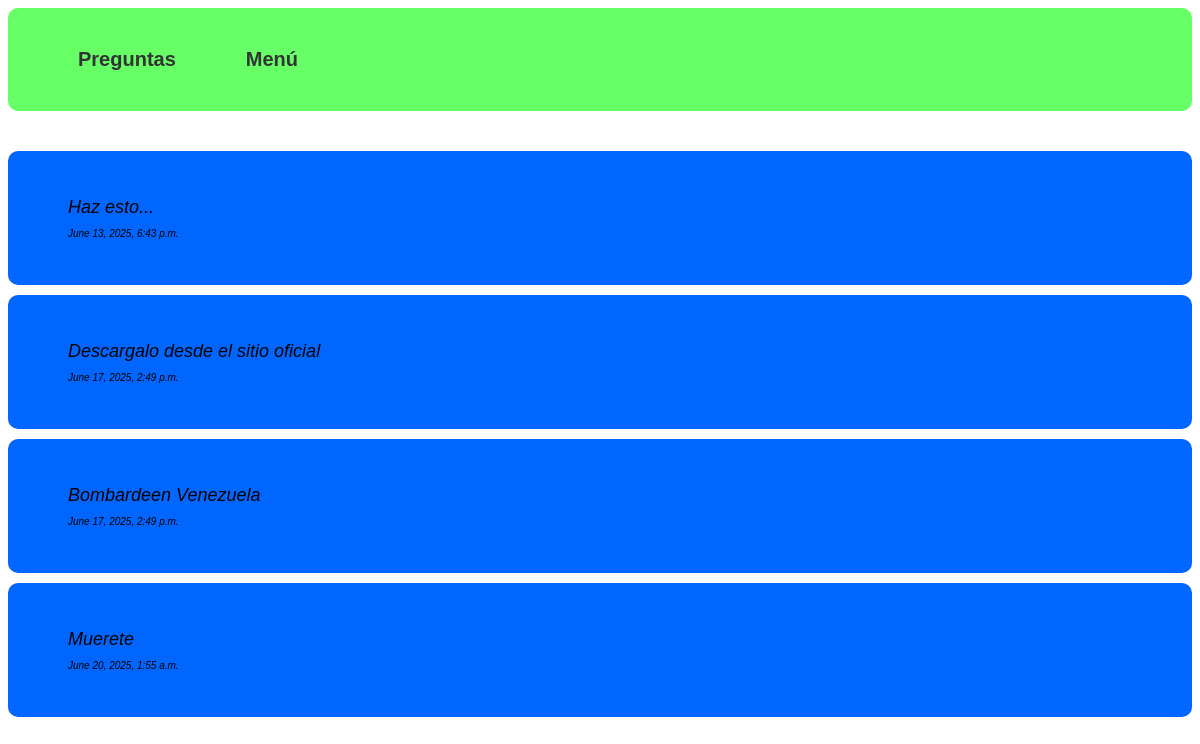
Screenshot of /questions/detalles/1/ with the database file from the repository.
### polls_app/models.py (models this page shows)
class Respuesta(models.Model):
    respuesta=models.TextField(max_length=2000,help_text="Escriba aqui su respuesta")
    fecha=models.DateTimeField(auto_now_add=True)
    parent=models.ForeignKey("self", null=True, blank=True, on_delete=models.CASCADE, related_name="sobrerespuestas")
    question=models.ForeignKey(Question, on_delete=models.CASCADE, related_name="respuestas")
    votos=models.PositiveIntegerField(default=0)

### polls_app/views.py (the view)
# urls.py: path("detalles/<int:question_id>/", detalles, name="detalles_por_pregunta" ),
def detalles(request,question_id):
    todas_las_preguntas=get_object_or_404(models.Question,id=question_id)
    respuestas=todas_las_preguntas.respuestas.all().order_by("-votos")
    return render(request, "detalles.html",{"respuestas": respuestas,
                                            "preguntas":todas_las_preguntas})

### polls_app/templates/detalles.html (shortened to what this page needs)
{% extends 'base.html' %}
{% block content %}
{% load static %}
<!DOCTYPE html>
<html lang="en">
<head>
    <link rel="stylesheet" href="{% static 'detalles.css' %}">
</head>
<body>
    {% for respuesta in respuestas  %}
    <div class="respuestas_container">
        <ul>
        <li class="respuestas">{{respuesta.respuesta}} <br><p class="fecha">{{respuesta.fecha}}</p></li>
    </ul>
    </div>
        {% empty %}
        <h2>Esta pregunta todavia no tiene respuestas</h2>
    {% endfor %}
</body>
</html>
{% endblock content %}

### polls_app/static/detalles.css (style rules this page uses)
body { background-color: #fff ; font-family: sans-serif; }
.respuestas_container { font-style: italic; padding: 20px; background-color: #06f; margin-top: 10px; border-radius: 10px; display: flex; }
.respuestas { margin-top: 10px; font-style: oblique; font-size: 18px; }
.fecha { font-size: 10px; }
ul { list-style: none; }

### rows the page displays
Respuesta: respuesta "Haz esto...", fecha "June 13, 2025, 6:43 p.m."
Respuesta: respuesta "Descargalo desde el sitio oficial", fecha "June 17, 2025, 2:49 p.m."
Respuesta: respuesta "Bombardeen Venezuela", fecha "June 17, 2025, 2:49 p.m."
Respuesta: respuesta "Muerete", fecha "June 20, 2025, 1:55 a.m."
